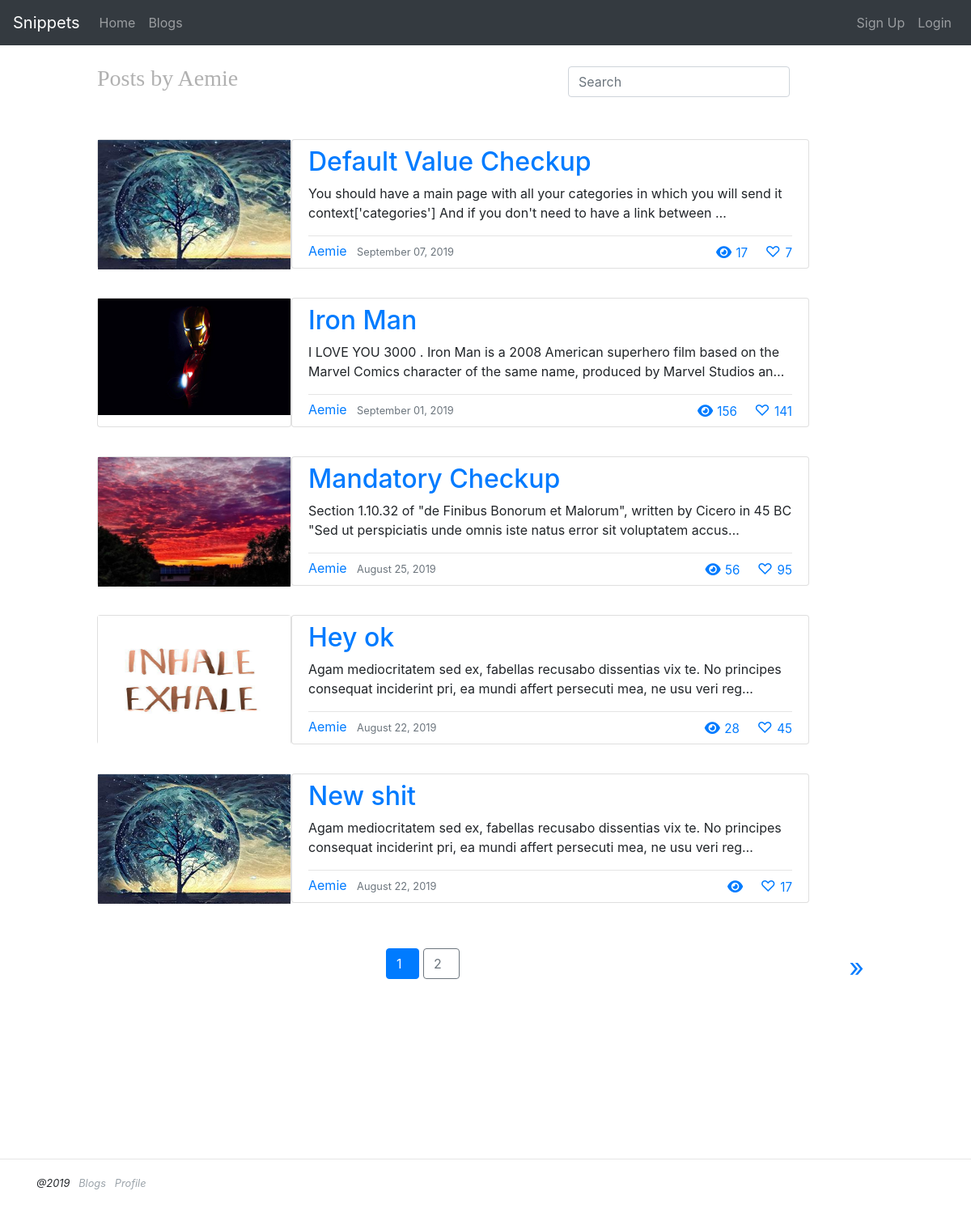
The app's page /user/Aemie, older data.
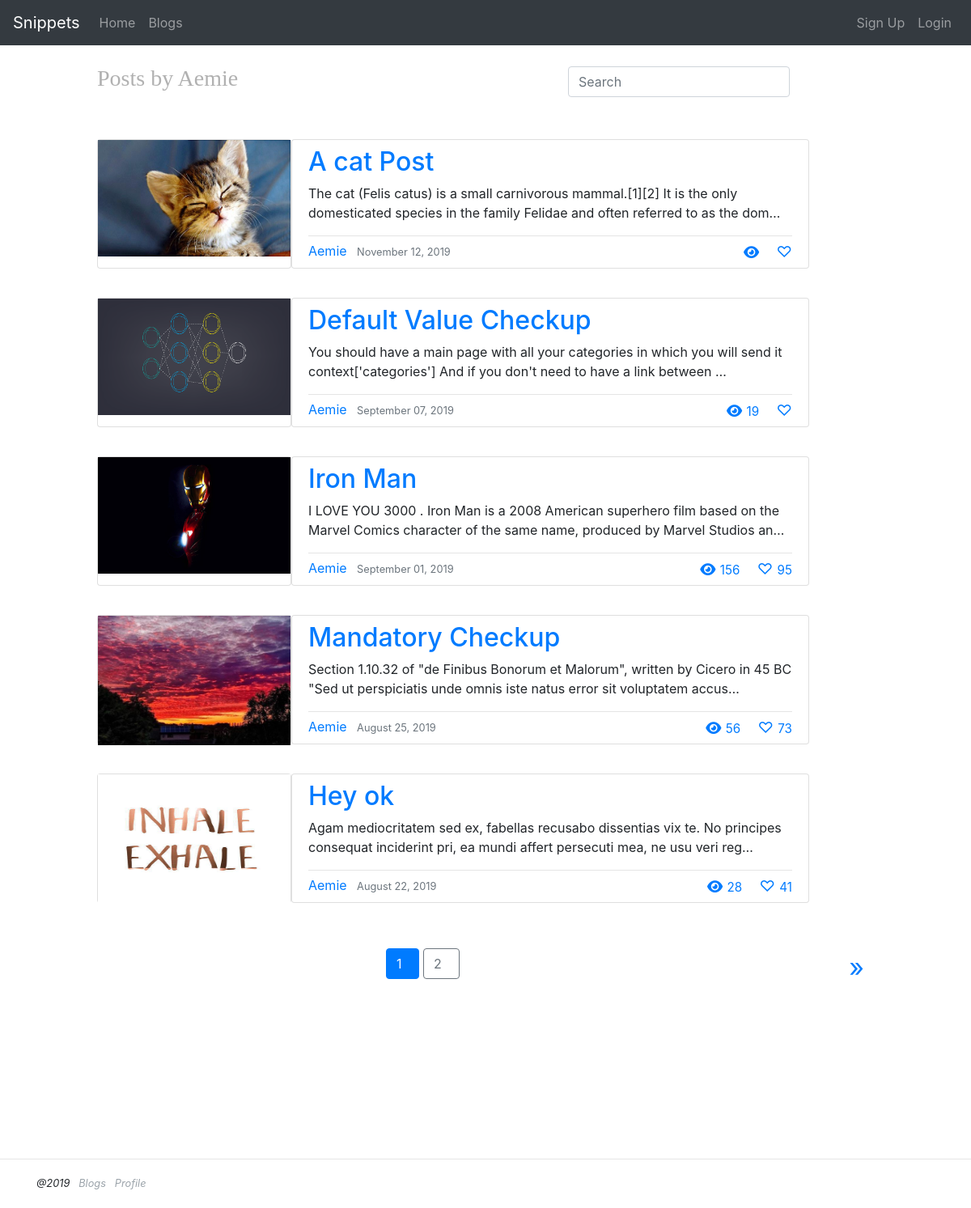
The same page, newer data.
### Snippets/models.py (models this page shows, shortened)
class Post(models.Model) :
    title = models.CharField(max_length=100)
    content = models.TextField()
    date = models.DateTimeField(default=timezone.now)
    author = models.ForeignKey(User , on_delete=models.CASCADE) #If user deleted , delete their posts
    img = models.ImageField(default="default.jpg" , upload_to="post_pics")

### Snippets/views.py (the view)
# urls.py: path('user/<str:username>',UserPostListView.as_view(), name = 'user-posts'),
class UserPostListView(ListView):
    model = Post
    template_name = 'Snippets/user_post.html' #<app>/<model>_<viewtype>.html
    context_object_name = 'posts'
    paginate_by = 5 #Pagination
    queryset = Post.objects.all()
    def get_queryset(self) :
            user = get_object_or_404(User , username=self.kwargs.get('username')) #get username from url
            return Post.objects.filter(author=user).order_by('-date')
    def get_context_data(self ,**kwargs) :
        context = super(UserPostListView,self).get_context_data(**kwargs)
        context['likes'] = Like.objects.values('post').annotate(post_count=Count('post')).filter(post_count__gt=1)
        context['views'] = ViewPost.objects.values('post').annotate(post_view=Count('post')).filter(post_view__gt=1)
        return context

### Snippets/templates/Snippets/user_post.html (shortened to what this page needs)
{% extends "Snippets/base.html" %}
{% block content %}
    <nav class="navbar navbar-light justify-content-between" style="padding:24px 10%;">
      <h3 class="" style="color:#b1b1b1;font-family: cursive;">
        Posts by Aemie &nbsp;
      </h3>
      <form action="{% url 'search-posts' %}" method="get" class="form-inline" style="padding-right:10%;">
        <input
          class="form-control mr-sm-2"
          type="search"
          placeholder="Search" aria-label="Search"
          name="q"
        >
      </form>
    </nav>
    {% for post in posts %}
      <div  style="padding:10px 10%;">
        <article class="Media content-section">
          <div class="row no-gutters">
            <div class="col-lg-3 pt-3">
              <div class="card" style="height: 10rem;">
                <img  src="{{ MEDIA_URL }}{{ post.img.url }}" alt="Card image" style="height:10rem; width:100%;">
                <a href="#" class="btn btn-link stretched-link"></a>
              </div>
            </div>
            <div class="col-lg-8 pt-3">
              <div class="card" style="height: 10rem;">
                <div style="padding:8px 20px">
                <a href="{% url 'post-detail' post.id %}" style="text-decoration: none;" class="viewbutton article-title" id="view{{ post.id }}"
                data-catid="{{ post.id }}"><h2>{{ post.title }}</h2></a>
                <p class="article-content">{{ post.content|truncatechars:150 }}</p>
                <hr style="margin:0.4em auto;">
                <div class="article-metadata" >
                  <a class="mr-2" href="{% url 'user-posts' post.author.username %}" style="text-decoration: none;">{{ post.author }}</a>
                  <small class="text-muted">{{ post.date|date:"F d, Y"}}</small>
                  {% if post.author != user %}
                      <a style="text-decoration: none;font-size:19px;float:right" class="likebutton" id="like{{ post.id }}" href="#"
                        data-catid="{{ post.id }}"> &#9825;
                        {% for like in likes %}
                        {% ifequal post.id like.post %}
                        <small>{{like.post_count}}</small>
                        {% endifequal %}
                        {% endfor %}
                      </a>
                      <a style="text-decoration: none;font-size:19px;float:right" href="#"><i style="font-size:17px;" class="fas">&#xf06e;</i>
                        {% for view in views %}
                        {% ifequal post.id view.post %}
                        <small>{{view.post_view}}</small>
                        {% endifequal %}
                        {% endfor %} &nbsp; &nbsp;
                      </a>
                  {% endif %}
                </div>
              </div>
              </div>
            </div>
          </div>
        </article>
      </div>
    {% endfor %}
    <br>
    <div class="Row-paginate" style="padding:10px 10%;">
      {% if is_paginated%}
          <div class="Column-paginate text-center">
          {% for num in page_obj.paginator.page_range %}
            {% if page_obj.number == num %}
              <a class = "btn btn-primary mb-4" href="?page={{num}} " style="text-decoration:none;">{{num}} &nbsp;</a>
            {% elif num > page_obj.number|add:'-2' and num < page_obj.number|add:'2'%}
            <a class = "btn btn-outline-secondary mb-4" href="?page={{num}} " style="text-decoration:none;">{{num}} &nbsp;</a>
            {% endif %}
          {% endfor %}
          </div>
          <div class="Column-paginate text-right">
          {% if page_obj.has_next %}
              <a  href="?page={{ page_obj.next_page_number}}" style="text-decoration:none;font-size:200%;"> &raquo; </a>
          {% endif%}
          </div>
    {% endif %}
    </div>
{% endblock content %}

Row changes from the older to the newer data that the page shows:
removed Post: img (placeholder picture), title "New shit", content "Agam mediocritatem sed ex, fabellas recusabo dissentias vix te. No principes consequat inciderint pri, ea mundi affert persecuti mea, ne usu veri reg…", author "Aemie", date "August 22, 2019", post_count "17"
added Post: img (picture), title "A cat Post", content "The cat (Felis catus) is a small carnivorous mammal.[1][2] It is the only domesticated species in the family Felidae and often referred to as the dom…", author "Aemie", date "November 12, 2019"
changed Post "Default Value Checkup": img: picture added in place of a placeholder
Text that changed along with them:
new list line: "19"
new list line: "95"
new list line: "73"
new list line: "41"
list line gone: "7"
list line gone: "17"
list line gone: "141"
list line gone: "95"
list line gone: "45"
